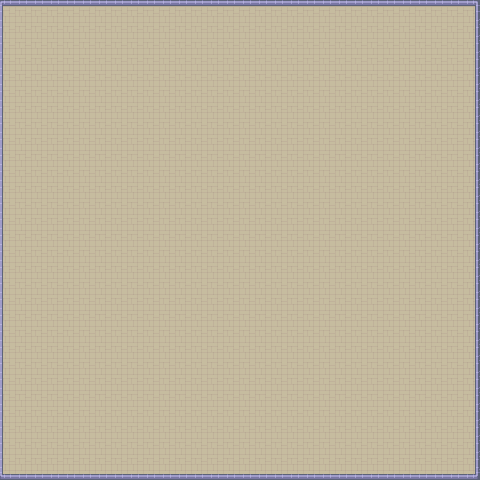

The image is a tile-based game level rendered from a .tmx file. Its description and complete source (layers, tilesets, objects, tile grids) follow:
An orthogonal 30x30 tile map with 16x16 px tiles, 1 tile layer (Calque de Tile 1).

<map version="1.0" tiledversion="1.0.3" orientation="orthogonal" renderorder="right-down" width="30" height="30" tilewidth="16" tileheight="16" nextobjectid="1">
 <tileset firstgid="1" source="util.tsx" />
 <layer name="Calque de Tile 1" width="30" height="30">
  <data encoding="csv">
49,50,50,50,50,50,50,50,50,50,50,50,50,50,50,50,50,50,50,50,50,50,50,50,50,50,50,50,50,51,
65,66,66,66,66,66,66,66,66,66,66,66,66,66,66,66,66,66,66,66,66,66,66,66,66,66,66,66,66,67,
65,66,66,66,66,66,66,66,66,66,66,66,66,66,66,66,66,66,66,66,66,66,66,66,66,66,66,66,66,67,
65,66,66,66,66,66,66,66,66,66,66,66,66,66,66,66,66,66,66,66,66,66,66,66,66,66,66,66,66,67,
65,66,66,66,66,66,66,66,66,66,66,66,66,66,66,66,66,66,66,66,66,66,66,66,66,66,66,66,66,67,
65,66,66,66,66,66,66,66,66,66,66,66,66,66,66,66,66,66,66,66,66,66,66,66,66,66,66,66,66,67,
65,66,66,66,66,66,66,66,66,66,66,66,66,66,66,66,66,66,66,66,66,66,66,66,66,66,66,66,66,67,
65,66,66,66,66,66,66,66,66,66,66,66,66,66,66,66,66,66,66,66,66,66,66,66,66,66,66,66,66,67,
65,66,66,66,66,66,66,66,66,66,66,66,66,66,66,66,66,66,66,66,66,66,66,66,66,66,66,66,66,67,
65,66,66,66,66,66,66,66,66,66,66,66,66,66,66,66,66,66,66,66,66,66,66,66,66,66,66,66,66,67,
65,66,66,66,66,66,66,66,66,66,66,66,66,66,66,66,66,66,66,66,66,66,66,66,66,66,66,66,66,67,
65,66,66,66,66,66,66,66,66,66,66,66,66,66,66,66,66,66,66,66,66,66,66,66,66,66,66,66,66,67,
65,66,66,66,66,66,66,66,66,66,66,66,66,66,66,66,66,66,66,66,66,66,66,66,66,66,66,66,66,67,
65,66,66,66,66,66,66,66,66,66,66,66,66,66,66,66,66,66,66,66,66,66,66,66,66,66,66,66,66,67,
65,66,66,66,66,66,66,66,66,66,66,66,66,66,66,66,66,66,66,66,66,66,66,66,66,66,66,66,66,67,
65,66,66,66,66,66,66,66,66,66,66,66,66,66,66,66,66,66,66,66,66,66,66,66,66,66,66,66,66,67,
65,66,66,66,66,66,66,66,66,66,66,66,66,66,66,66,66,66,66,66,66,66,66,66,66,66,66,66,66,67,
65,66,66,66,66,66,66,66,66,66,66,66,66,66,66,66,66,66,66,66,66,66,66,66,66,66,66,66,66,67,
65,66,66,66,66,66,66,66,66,66,66,66,66,66,66,66,66,66,66,66,66,66,66,66,66,66,66,66,66,67,
65,66,66,66,66,66,66,66,66,66,66,66,66,66,66,66,66,66,66,66,66,66,66,66,66,66,66,66,66,67,
65,66,66,66,66,66,66,66,66,66,66,66,66,66,66,66,66,66,66,66,66,66,66,66,66,66,66,66,66,67,
65,66,66,66,66,66,66,66,66,66,66,66,66,66,66,66,66,66,66,66,66,66,66,66,66,66,66,66,66,67,
65,66,66,66,66,66,66,66,66,66,66,66,66,66,66,66,66,66,66,66,66,66,66,66,66,66,66,66,66,67,
65,66,66,66,66,66,66,66,66,66,66,66,66,66,66,66,66,66,66,66,66,66,66,66,66,66,66,66,66,67,
65,66,66,66,66,66,66,66,66,66,66,66,66,66,66,66,66,66,66,66,66,66,66,66,66,66,66,66,66,67,
65,66,66,66,66,66,66,66,66,66,66,66,66,66,66,66,66,66,66,66,66,66,66,66,66,66,66,66,66,67,
65,66,66,66,66,66,66,66,66,66,66,66,66,66,66,66,66,66,66,66,66,66,66,66,66,66,66,66,66,67,
65,66,66,66,66,66,66,66,66,66,66,66,66,66,66,66,66,66,66,66,66,66,66,66,66,66,66,66,66,67,
65,66,66,66,66,66,66,66,66,66,66,66,66,66,66,66,66,66,66,66,66,66,66,66,66,66,66,66,66,67,
81,82,82,82,82,82,82,82,82,82,82,82,82,82,82,82,82,82,82,82,82,82,82,82,82,82,82,82,82,83
</data>
 </layer>
</map>